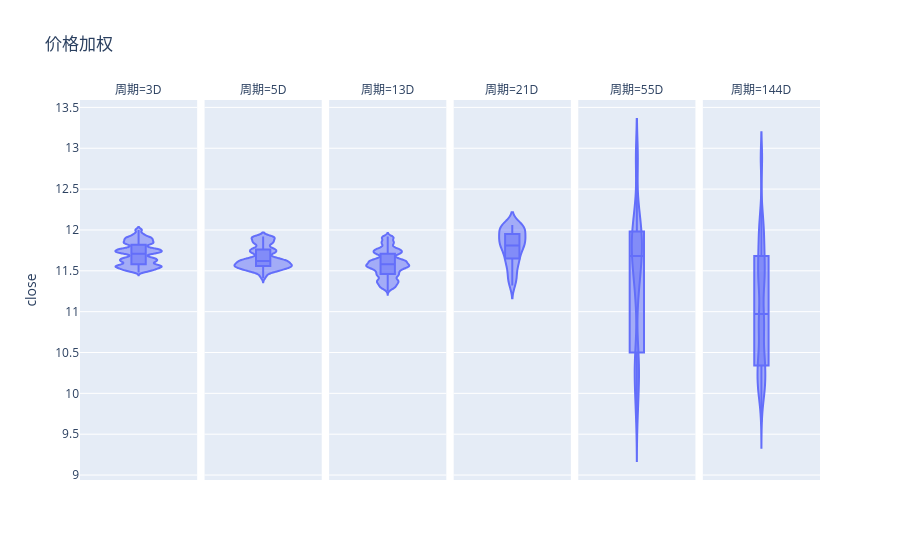

The cell this chart's notebook holds for it:
### Code cell
fig = px.violin(plDF,y='close',facet_col='周期',facet_col_spacing=0.01,box=True,violinmode='overlay',title='价格加权')
fig.show()

### Figure 1 — Plotly figure (JSON) as saved in the notebook; plotly's stock layout.template omitted (floating-point values rounded to 4 significant figures; data arrays with more than 128 entries replaced by an {"elided": "..."} marker saying what was removed)
{"data": [{"alignmentgroup": "True", "box": {"visible": true}, "hovertemplate": "周期=3D<br>close=%{y}<extra></extra>", "legendgroup": "", "marker": {"color": "#636efa"}, "name": "", "offsetgroup": "", "orientation": "v", "scalegroup": "True", "showlegend": false, "type": "violin", "x0": " ", "xaxis": "x", "y": {"elided": "38235 float values"}, "y0": " ", "yaxis": "y"}, {"alignmentgroup": "True", "box": {"visible": true}, "hovertemplate": "周期=5D<br>close=%{y}<extra></extra>", "legendgroup": "", "marker": {"color": "#636efa"}, "name": "", "offsetgroup": "", "orientation": "v", "scalegroup": "True", "showlegend": false, "type": "violin", "x0": " ", "xaxis": "x2", "y": {"elided": "6038 float values"}, "y0": " ", "yaxis": "y2"}, {"alignmentgroup": "True", "box": {"visible": true}, "hovertemplate": "周期=13D<br>close=%{y}<extra></extra>", "legendgroup": "", "marker": {"color": "#636efa"}, "name": "", "offsetgroup": "", "orientation": "v", "scalegroup": "True", "showlegend": false, "type": "violin", "x0": " ", "xaxis": "x3", "y": {"elided": "32885 float values"}, "y0": " ", "yaxis": "y3"}, {"alignmentgroup": "True", "box": {"visible": true}, "hovertemplate": "周期=21D<br>close=%{y}<extra></extra>", "legendgroup": "", "marker": {"color": "#636efa"}, "name": "", "offsetgroup": "", "orientation": "v", "scalegroup": "True", "showlegend": false, "type": "violin", "x0": " ", "xaxis": "x4", "y": {"elided": "194 float values"}, "y0": " ", "yaxis": "y4"}, {"alignmentgroup": "True", "box": {"visible": true}, "hovertemplate": "周期=55D<br>close=%{y}<extra></extra>", "legendgroup": "", "marker": {"color": "#636efa"}, "name": "", "offsetgroup": "", "orientation": "v", "scalegroup": "True", "showlegend": false, "type": "violin", "x0": " ", "xaxis": "x5", "y": {"elided": "712 float values"}, "y0": " ", "yaxis": "y5"}, {"alignmentgroup": "True", "box": {"visible": true}, "hovertemplate": "周期=144D<br>close=%{y}<extra></extra>", "legendgroup": "", "marker": {"color": "#636efa"}, "name": "", "offsetgroup": "", "orientation": "v", "scalegroup": "True", "showlegend": false, "type": "violin", "x0": " ", "xaxis": "x6", "y": {"elided": "3896 float values"}, "y0": " ", "yaxis": "y6"}], "layout": {"annotations": [{"font": {}, "showarrow": false, "text": "周期=3D", "x": 0.07917, "xanchor": "center", "xref": "paper", "y": 1, "yanchor": "bottom", "yref": "paper"}, {"font": {}, "showarrow": false, "text": "周期=5D", "x": 0.2475, "xanchor": "center", "xref": "paper", "y": 1, "yanchor": "bottom", "yref": "paper"}, {"font": {}, "showarrow": false, "text": "周期=13D", "x": 0.4158, "xanchor": "center", "xref": "paper", "y": 1, "yanchor": "bottom", "yref": "paper"}, {"font": {}, "showarrow": false, "text": "周期=21D", "x": 0.5842, "xanchor": "center", "xref": "paper", "y": 1, "yanchor": "bottom", "yref": "paper"}, {"font": {}, "showarrow": false, "text": "周期=55D", "x": 0.7525, "xanchor": "center", "xref": "paper", "y": 1, "yanchor": "bottom", "yref": "paper"}, {"font": {}, "showarrow": false, "text": "周期=144D", "x": 0.9208, "xanchor": "center", "xref": "paper", "y": 1, "yanchor": "bottom", "yref": "paper"}], "legend": {"tracegroupgap": 0}, "title": {"text": "价格加权"}, "violinmode": "overlay", "xaxis": {"anchor": "y", "domain": [0, 0.1583]}, "xaxis2": {"anchor": "y2", "domain": [0.1683, 0.3267], "matches": "x"}, "xaxis3": {"anchor": "y3", "domain": [0.3367, 0.495], "matches": "x"}, "xaxis4": {"anchor": "y4", "domain": [0.505, 0.6633], "matches": "x"}, "xaxis5": {"anchor": "y5", "domain": [0.6733, 0.8317], "matches": "x"}, "xaxis6": {"anchor": "y6", "domain": [0.8417, 1], "matches": "x"}, "yaxis": {"anchor": "x", "domain": [0, 1], "title": {"text": "close"}}, "yaxis2": {"anchor": "x2", "domain": [0, 1], "matches": "y", "showticklabels": false}, "yaxis3": {"anchor": "x3", "domain": [0, 1], "matches": "y", "showticklabels": false}, "yaxis4": {"anchor": "x4", "domain": [0, 1], "matches": "y", "showticklabels": false}, "yaxis5": {"anchor": "x5", "domain": [0, 1], "matches": "y", "showticklabels": false}, "yaxis6": {"anchor": "x6", "domain": [0, 1], "matches": "y", "showticklabels": false}}}
